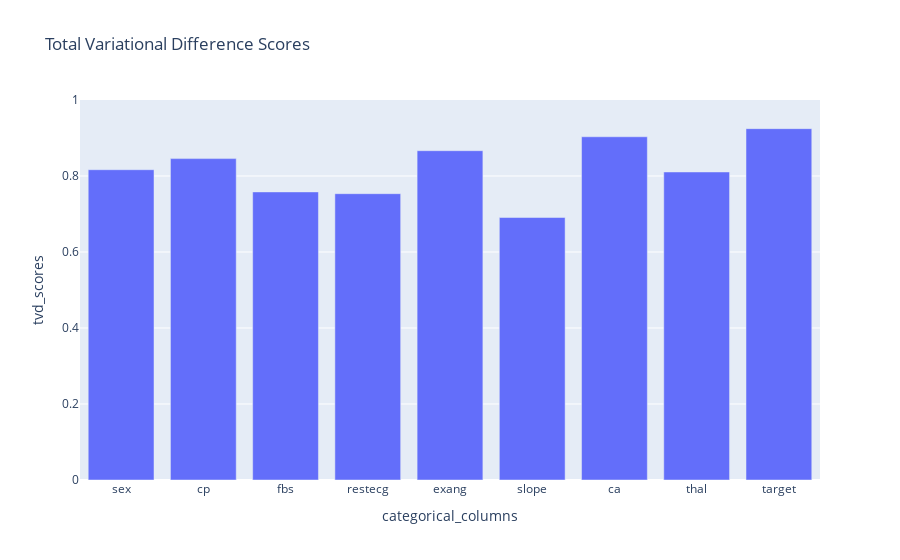

Notebook cell for this chart:
### Code cell
tvd_figure

### Figure 1 — Plotly figure (JSON) as saved in the notebook; plotly's stock layout.template omitted (floating-point values rounded to 4 significant figures)
{"data": [{"alignmentgroup": "True", "hovertemplate": "categorical_columns=%{x}<br>tvd_scores=%{y}<extra></extra>", "legendgroup": "", "marker": {"color": "#636efa", "pattern": {"shape": ""}}, "name": "", "offsetgroup": "", "orientation": "v", "showlegend": false, "textposition": "inside", "type": "bar", "x": ["sex", "cp", "fbs", "restecg", "exang", "slope", "ca", "thal", "target"], "xaxis": "x", "y": [0.8166, 0.8458, 0.7581, 0.7535, 0.8666, 0.6907, 0.9032, 0.8106, 0.9246], "yaxis": "y"}], "layout": {"barmode": "relative", "legend": {"tracegroupgap": 0}, "title": {"text": "Total Variational Difference Scores"}, "xaxis": {"anchor": "y", "domain": [0, 1], "title": {"text": "categorical_columns"}}, "yaxis": {"anchor": "x", "domain": [0, 1], "range": [0, 1], "title": {"text": "tvd_scores"}}}}
